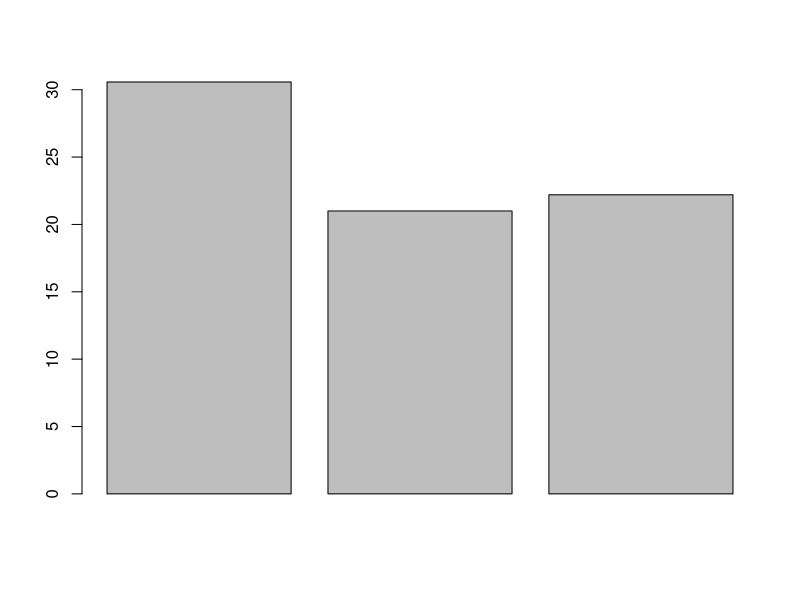
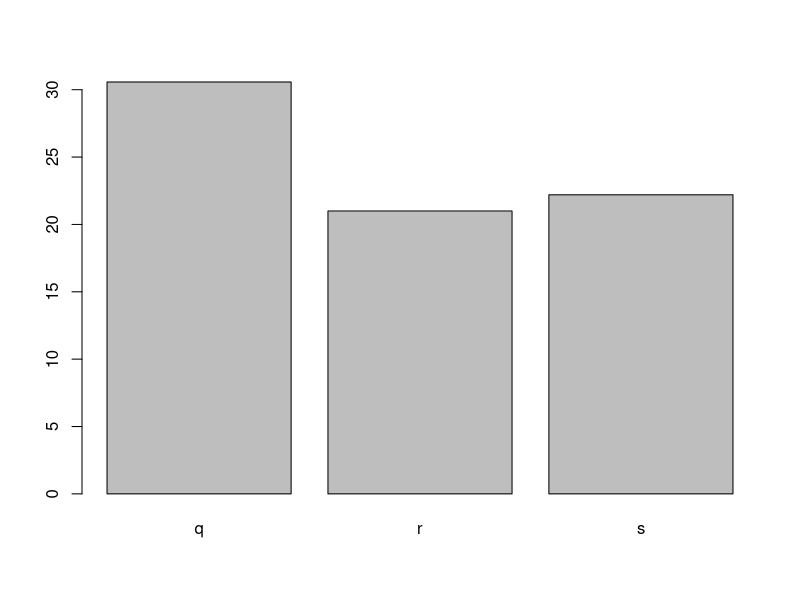
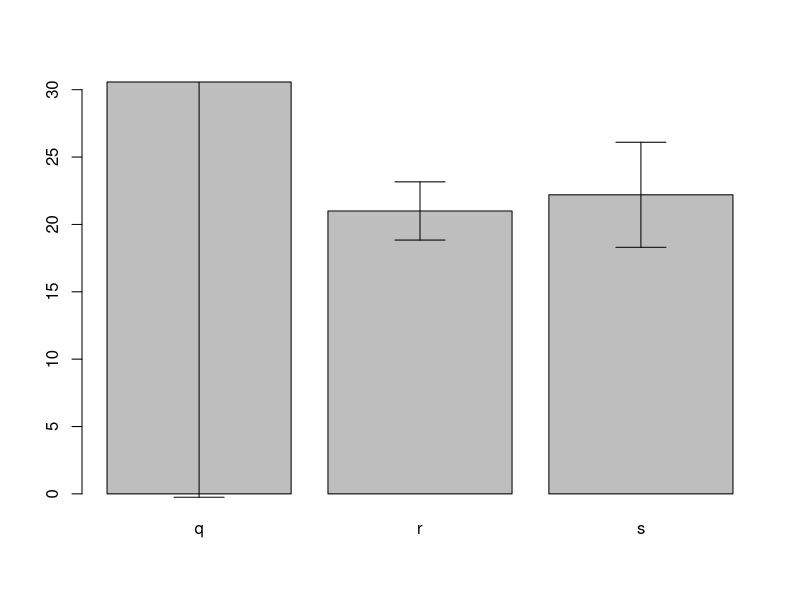
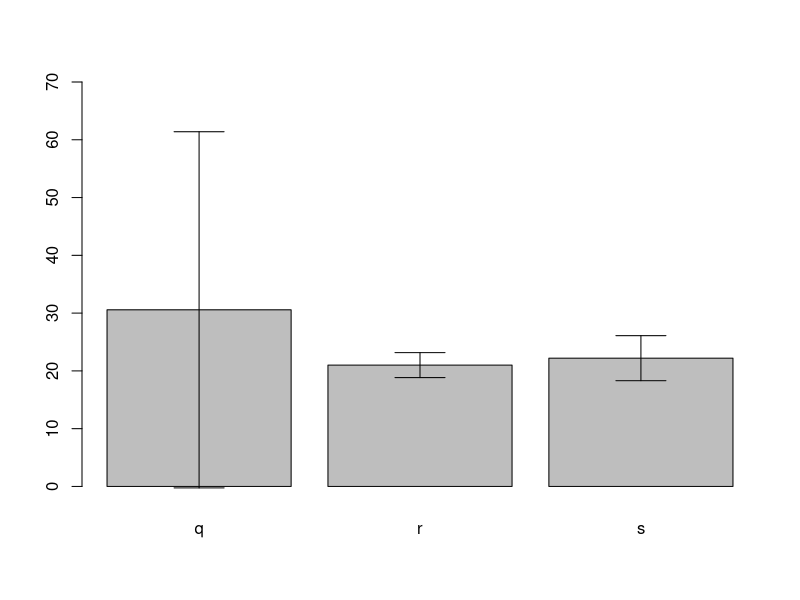
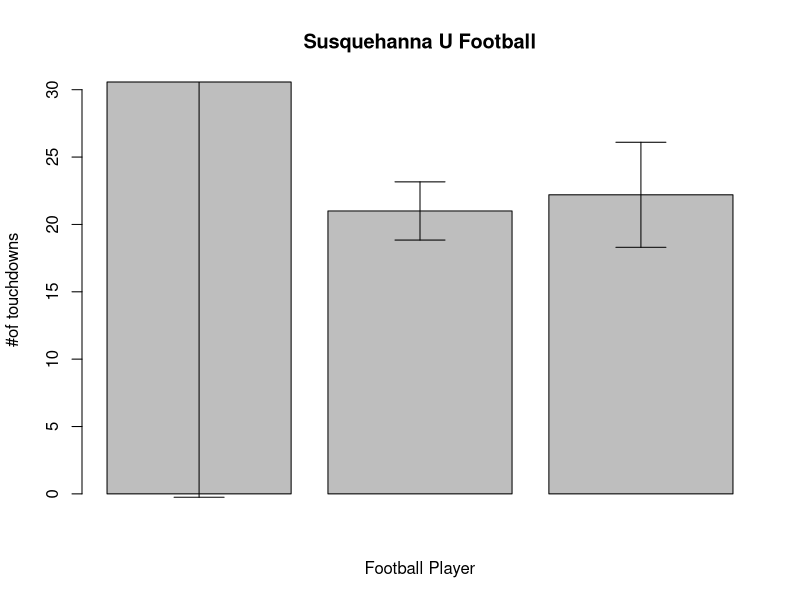
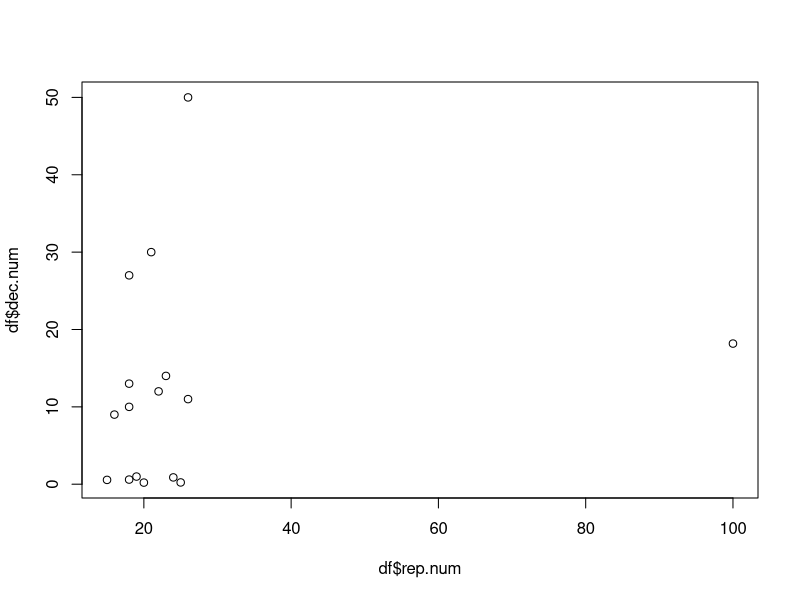
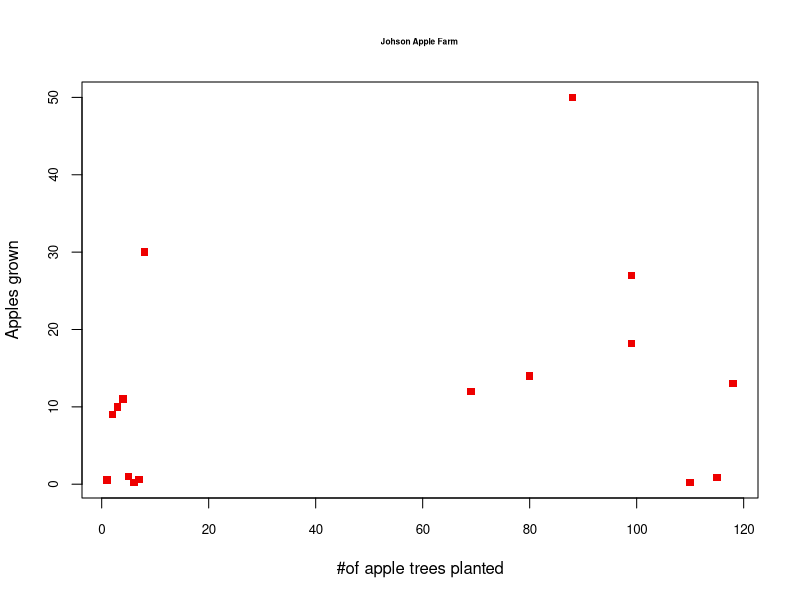

Write the R code that produced these figures, in order.
# With the data frame you created last week you will:

#first, update data frame from last week to this. Same numbers as last week in Johnson_Week_1_Assignmnet, but now have names infront instead of letters 

unique.char <- c("a", "b", "c", "d", "e", "f", "g", "h", "i", "j", "k", "l", "m", "o", "p")
group.char <- c("q", "q", "q", "q", "q", "q", "r", "r", "r", "r", "s", "s", "s", "s", "s")
uniqu.num <- c(1,2,3,4,5,6,7,8,69,80,118,115,110,99,88)
rep.num <- c(15,16,18,26,19,20,18,21,22,23,18,24,25,18,26)
dec.num <- c(0.56,9,10,11,0.99,0.21,0.60,30,12,14,13,0.88,0.23,27,50)

#next follow these steps. 
# Combine vectors into a data frame:
df <- as.data.frame(cbind(unique.char,group.char,uniqu.num,rep.num,dec.num))
#Make sure the numeric columns stay numeric:
df$uniqu.num <- as.numeric(as.character(df$uniqu.num))
df$rep.num <- as.numeric(as.character(df$rep.num))
df$dec.num <- as.numeric(as.character(df$dec.num))

# Create a row to add to the data frame:
add.row <- data.frame("X", "q", 99,100,18.18)

# Match the names of the columns:
colnames(add.row) <- colnames(df)    

# Bind rows:
df <- rbind(df, add.row)

# Now to move the row names and delete the column. 
df$unique.char <- NULL
df


# Create a barplot for one numeric column, grouped by the character vector with 3 unique values
#Now to create barplot for one numeric column, grouped by the character vector with 3 unique values
# Now let's generate means for each group based on the factor value for the $rep.num column. 
# We will also specify the function to be applied is generating mean() values with the "FUN" argument:
df.mean <- aggregate(df$rep.num ~df$group.char, FUN = "mean")
df.mean
# $symbols can get messy fast, so ranme without them:
colnames(df.mean) <- c("Factor", "Mean")
df.mean

#Now we can plot the mean values by factor:
barplot(df.mean$Mean)

#Missing X axis, so do this:
barplot(df.mean$Mean, names.arg = df.mean$Factor)

  # Add error bars with mean and standard deviation to the plot
# First we need to use the 'FUN' argument to call the standard deviation, or sd(), function:
df.sd <- aggregate(df$rep.num ~df$group.char, FUN = "sd")
# And add column names:
colnames(df.sd) <- c("Factor", "StanDev")
df.sd

#Add error bars to exisiting plot by using the arrows () function
# First we need to create a plot object in R:
b.plot <- barplot(df.mean$Mean, names.arg = df.mean$Factor)

# To create the flat top and bottom of the error bars we use the argument "angle = 90" to specify they are perpendicular to the y-axis. 
# The "code = 3" argument is used to draw arrows on both ends (not just above or below the mean): 

arrows(b.plot, df.mean$Mean-df.sd$StanDev,
       b.plot, df.mean$Mean+df.sd$StanDev,angle=90,code=3)

#Wait!! In box q, the top and bottom of the error bar gets cut off, so we must expand the range of the Y axis.
#Notice the ylim must be a range - it's not just a maximum or minimum value:
barplot(df.mean$Mean, names.arg = df.mean$Factor, ylim = c(-2,70))

#Than redraw error bars:
arrows(b.plot, df.mean$Mean-df.sd$StanDev,
       b.plot, df.mean$Mean+df.sd$StanDev,angle=90,code=3)

# Change the x and y labels and add a title

#To add x and Y lables and titel:


barplot(height <- c(30.57143,21.00000,22.20000), xlab = "Football Player", ylab = "#of touchdowns", main = "Susquehanna U Football")

#Redraw Error bars: 
arrows(b.plot, df.mean$Mean-df.sd$StanDev,
       b.plot, df.mean$Mean+df.sd$StanDev,angle=90,code=3)


  # Export the plot as a PDF that is 4 inches wide and 7 inches tall.

# Create a scatter plot between two of your numeric columns.
# Typically, the x-axis is used to plot the explanatory variable and the y-axis is used to plot the response variable.
#To create scatter plot:
plot(df$dec.num ~ df$rep.num)
# Change the point shape and color to something NOT used in the example.
?pch
#This gives you a list if colors and shapes
pch=19
# Change the x and y labels and add a title
plot(df$dec.num ~ df$uniqu.num, xlab = "#of apple trees planted", ylab = "Apples grown", main = "Johson Apple Farm ", 
     cex.axis=0.8, cex.main = 0.5, cex.lab = 1.00, pch=15, col= "red2")
#Set working directory!!!
# Export the plot as a JPEG by using the "Export" button in the plotting pane.

# Upload both plots with the script used to create them to GitHub.
  # Follow the same file naming format as last week for the script.
  # Name plots as Lastname_barplot or Lastname_scatterplot. Save them to your "plots" folder.
